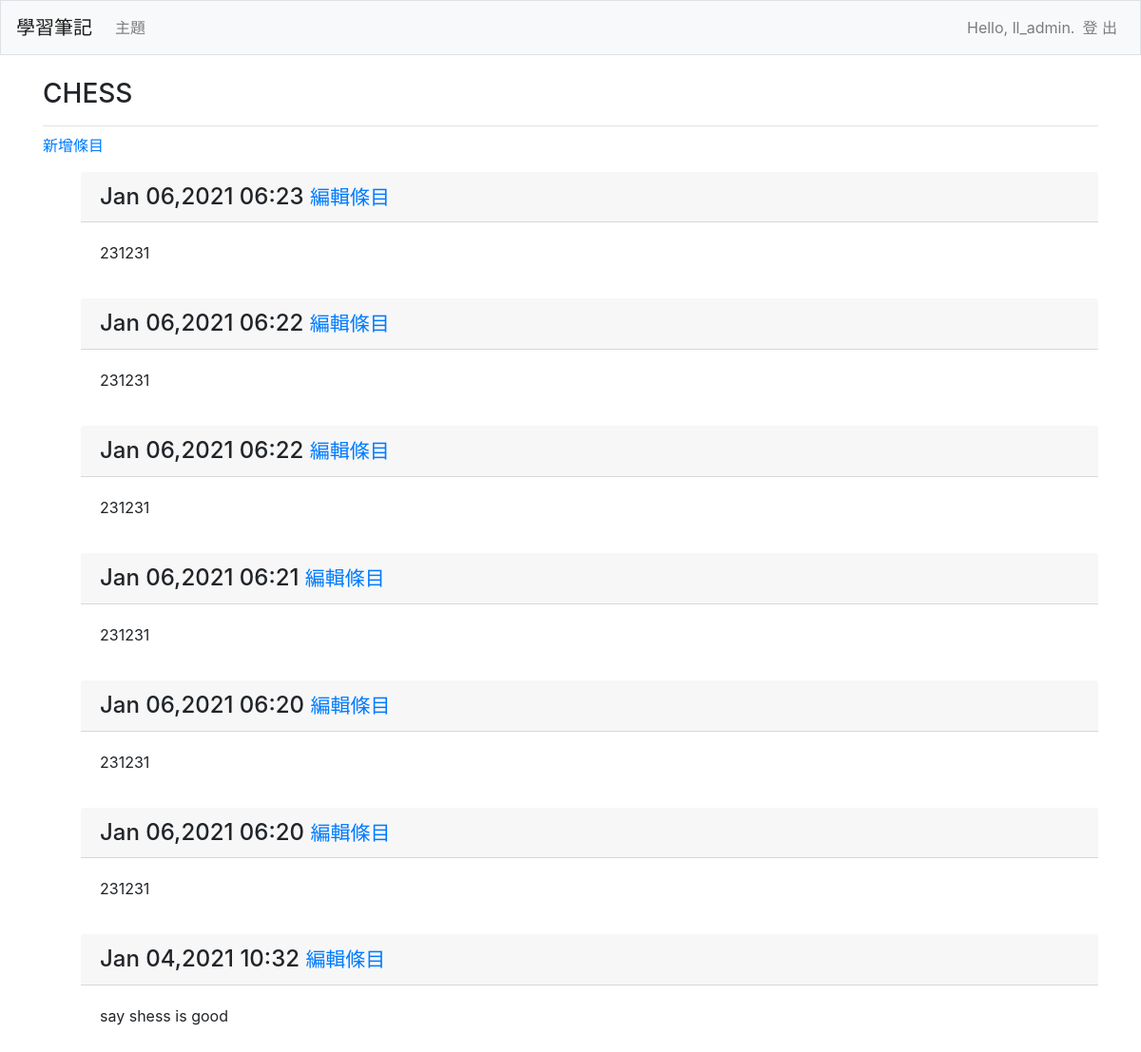
The page /topics/1/ (signed in) on the database its author committed.
### learning_logs/models.py (models this page shows, shortened)
class Topic(models.Model):
	text = models.CharField(max_length = 200)
	date_added = models.DateTimeField(auto_now_add=True)
	owner = models.ForeignKey(User, on_delete=models.CASCADE)
	def __str__(self):
		return self.text

class Entry(models.Model):
	topic = models.ForeignKey(Topic, on_delete=models.CASCADE)
	text = models.TextField()
	date_added = models.DateTimeField(auto_now_add = True)
	class Meta:
		verbose_name_plural = 'entries'

### learning_logs/views.py (the view)
# urls.py: path('topics/<int:topic_id>/', views.topic, name='topic'),
@login_required
def topic(request,topic_id):
	topic = Topic.objects.get(id=topic_id)
	if topic.owner != request.user:
		raise Http404
	entries = topic.entry_set.order_by('-date_added')
	context = {'topic':topic,'entries':entries}
	return render(request, 'learning_logs/topic.html',context)

### learning_logs/templates/learning_logs/topic.html
{% extends 'learning_logs/base.html' %}
{% block page_header %}
	<h3> {{ topic }} <h3>
{% endblock page_header %}
{% block content %}
<p>
	<a href= "{% url 'learning_logs:new_entry' topic.id %}"> 新增條目</a>
</p>
<ul>
{% for entry in entries %}
	<div class="card-md-3">
		<h4 class="card-header">
			{{entry.date_added|date:'M d,Y H:i'}}
			<small><a href = "{% url 'learning_logs:edit_entry' entry.id %}">
				編輯條目</a></small>
			</h4>
	<div class="card-body">
	{{ entry.text |linebreaks}}
	</div>
	</div>
{% empty %}
<p>這裡目前還沒有寫入條目 </p>
	{% endfor %}
{% endblock content %}

### learning_logs/templates/learning_logs/base.html (shortened to what this page needs)
{% load bootstrap4 %}
<!doctype html>
<html lang="en">
<head>
	{% bootstrap_css %}
</head>
<body>
	<nav class="navbar navbar-expand-md navbar-light bg-light mb-4 border">
		<a class="navbar-brand" href="{% url 'learning_logs:index' %}">
		學習筆記 </a>
		<div class ="collapse navbar-collapse" id="navbarCollapse">
			<ul class ="navbar-nav mr-auto">
				<li class="nav-item">
					<a class = "nav-link" href = "{% url 'learning_logs:topics'%}">
						主題 </a></li>
		</ul>
		<ul class = "navbar-nav ml-auto">
			{% if user.is_authenticated %}
				<li class ="nav-item">
					<span class = "navbar-text">Hello, {{ user.username }}.</span>
				</li>
				<li class="nav-item">
					<a class ="nav-link" href="{% url 'users:logout' %}">登 出</a>
				</li>
			{% else %}
				<li clase ="nav-item">
					<a class="nav-link" href="{% url 'users:register' %}" >註 冊</a>
				</li>
				<li class ="nav-item">
					<a class="nav-link" href="{% url 'users:login' %}">登 入</a></li>
			{% endif %}
		</ul>
		</div>
	</nav>
	<main role ="main" class="container">
		<div class ="pb-2 mb-2 border-bottom">
			{% block page_header %}{% endblock page_header %}
		</div>
		<div>
			{% block content %}{% endblock content %}
		</div>
	</main>
</body>
</html>

### rows shown on the page
Topic: text "CHESS"
Entry: date_added "Jan 06,2021 06:23", text "231231"
Entry: date_added "Jan 06,2021 06:22", text "231231"
Entry: date_added "Jan 06,2021 06:22", text "231231"
Entry: date_added "Jan 06,2021 06:21", text "231231"
Entry: date_added "Jan 06,2021 06:20", text "231231"
Entry: date_added "Jan 06,2021 06:20", text "231231"
Entry: date_added "Jan 04,2021 10:32", text "say shess is good"

### other values the page prints
{{ user.username }} "ll_admin"
